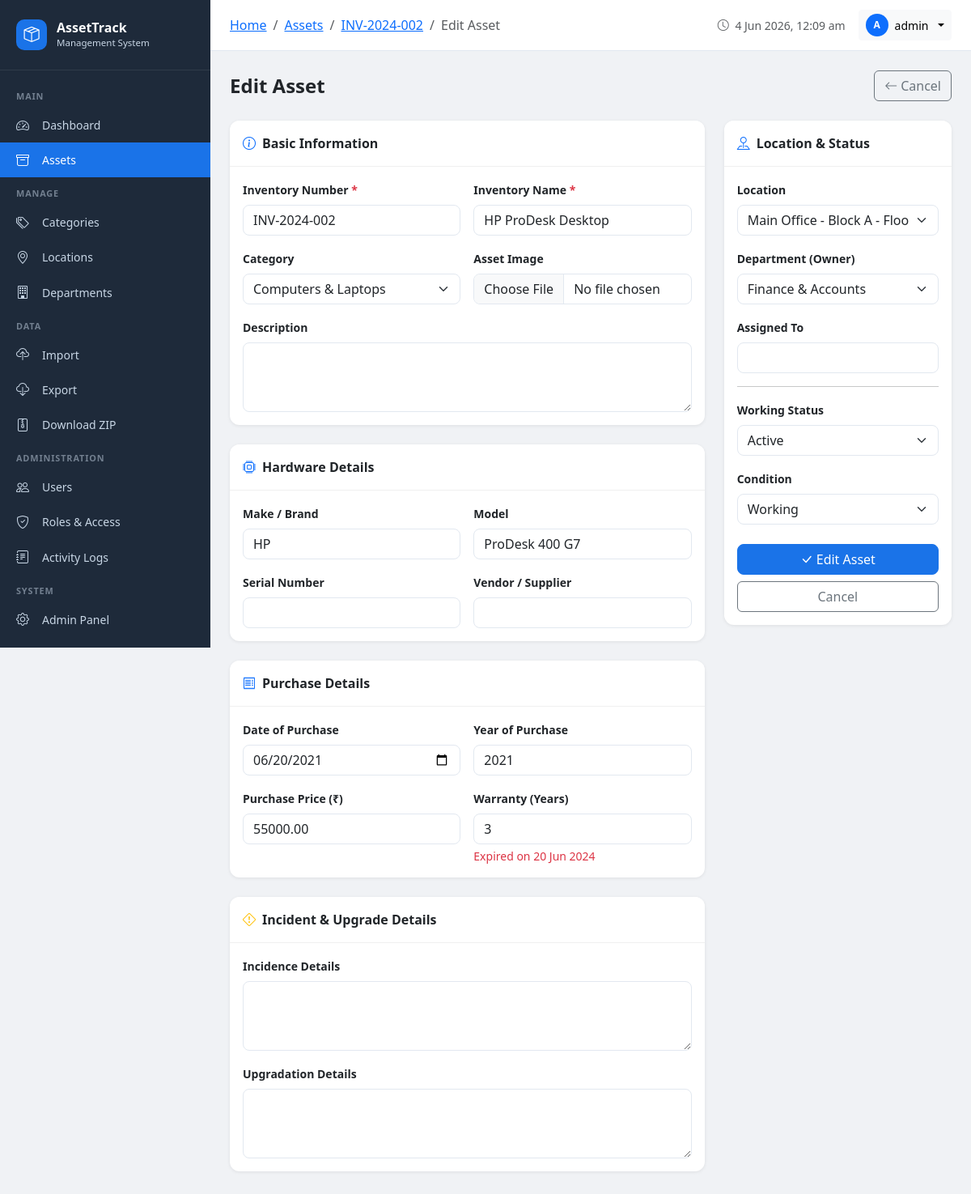
/assets/2/edit/ (signed in), run on the app's committed database.
### assets/models.py (models this page shows, shortened)
class Asset(models.Model):
    CONDITION_CHOICES = [
        ('working', 'Working'),
        ('write_off', 'Write Off'),
        ('condemned', 'Condemned'),
        ('obsolete', 'Obsolete'),
        ('disposed', 'Disposed'),
    ]
    STATUS_CHOICES = [
        ('active', 'Active'),
        ('inactive', 'Inactive'),
        ('under_repair', 'Under Repair'),
        ('in_store', 'In Store'),
        ('transferred', 'Transferred'),
    ]
    inventory_id = models.AutoField(primary_key=True)
    inventory_number = models.CharField(max_length=50, unique=True)
    inventory_name = models.CharField(max_length=200)
    category = models.ForeignKey(Category, on_delete=models.SET_NULL, null=True, blank=True, related_name='assets')
    make = models.CharField(max_length=100, blank=True)
    model = models.CharField(max_length=100, blank=True)
    serial_number = models.CharField(max_length=100, blank=True)
    date_of_purchase = models.DateField(null=True, blank=True)
    year_of_purchase = models.PositiveIntegerField(null=True, blank=True)
    purchase_price = models.DecimalField(max_digits=12, decimal_places=2, null=True, blank=True)
    vendor = models.CharField(max_length=200, blank=True)
    location = models.ForeignKey(Location, on_delete=models.SET_NULL, null=True, blank=True, related_name='assets')
    department = models.ForeignKey(Department, on_delete=models.SET_NULL, null=True, blank=True, related_name='assets')
    assigned_to = models.CharField(max_length=200, blank=True)
    working_status = models.CharField(max_length=20, choices=STATUS_CHOICES, default='active')
    condition = models.CharField(max_length=20, choices=CONDITION_CHOICES, default='working')
    warranty_years = models.PositiveIntegerField(default=0)
    incidence_details = models.TextField(blank=True)
    upgradation_details = models.TextField(blank=True)
    description = models.TextField(blank=True)
    image = models.ImageField(upload_to='assets/', null=True, blank=True)
    created_by = models.ForeignKey(User, on_delete=models.SET_NULL, null=True, related_name='created_assets')
    updated_by = models.ForeignKey(User, on_delete=models.SET_NULL, null=True, related_name='updated_assets')
    created_at = models.DateTimeField(auto_now_add=True)
    updated_at = models.DateTimeField(auto_now=True)
    class Meta:
        ordering = ['-created_at']

### assets/views.py (the view, shortened to what this page needs)
        def wrapper(request, *args, **kwargs):
            if not request.user.is_authenticated:
                from django.contrib.auth.views import redirect_to_login
                return redirect_to_login(request.get_full_path())
            if request.user.is_superuser:
                return view_func(request, *args, **kwargs)

### templates/assets/asset_form.html (shortened to what this page needs)
{% extends 'base.html' %}
{% block breadcrumb %}
<li class="breadcrumb-item"><a href="{% url 'dashboard' %}">Home</a></li>
<li class="breadcrumb-item"><a href="{% url 'asset_list' %}">Assets</a></li>
{% if asset %}<li class="breadcrumb-item"><a href="{% url 'asset_detail' asset.pk %}">{{ asset.inventory_number }}</a></li>{% endif %}
<li class="breadcrumb-item active">{{ title }}</li>
{% endblock %}
{% block content %}
<div class="d-flex align-items-center justify-content-between mb-4">
    <h4 class="fw-bold mb-0">{{ title }}</h4>
    <a href="{% if asset %}{% url 'asset_detail' asset.pk %}{% else %}{% url 'asset_list' %}{% endif %}" class="btn btn-outline-secondary">
        <i class="bi bi-arrow-left me-1"></i>Cancel
    </a>
</div>
<form method="post" enctype="multipart/form-data">
    <div class="row g-4">
        <div class="col-lg-8">
            <div class="card mb-4">
                <div class="card-header bg-white fw-semibold py-3"><i class="bi bi-info-circle me-2 text-primary"></i>Basic Information</div>
                <div class="card-body">
                    <div class="row g-3">
                        <div class="col-md-6">
                            <label class="form-label fw-semibold small">Inventory Number <span class="text-danger">*</span></label>
                            {{ form.inventory_number }}
                        </div>
                        <div class="col-md-6">
                            <label class="form-label fw-semibold small">Inventory Name <span class="text-danger">*</span></label>
                            {{ form.inventory_name }}
                        </div>
                        <div class="col-md-6">
                            <label class="form-label fw-semibold small">Category</label>
                            {{ form.category }}
                        </div>
                        <div class="col-md-6">
                            <label class="form-label fw-semibold small">Asset Image</label>
                            {{ form.image }}
                        </div>
                        <div class="col-12">
                            <label class="form-label fw-semibold small">Description</label>
                            {{ form.description }}
                        </div>
                    </div>
                </div>
            </div>
            <div class="card mb-4">
                <div class="card-header bg-white fw-semibold py-3"><i class="bi bi-cpu me-2 text-primary"></i>Hardware Details</div>
                <div class="card-body">
                    <div class="row g-3">
                        <div class="col-md-6">
                            <label class="form-label fw-semibold small">Make / Brand</label>
                            {{ form.make }}
                        </div>
                        <div class="col-md-6">
                            <label class="form-label fw-semibold small">Model</label>
                            {{ form.model }}
                        </div>
                        <div class="col-md-6">
                            <label class="form-label fw-semibold small">Serial Number</label>
                            {{ form.serial_number }}
                        </div>
                        <div class="col-md-6">
                            <label class="form-label fw-semibold small">Vendor / Supplier</label>
                            {{ form.vendor }}
                        </div>
                    </div>
                </div>
            </div>
            <div class="card mb-4">
                <div class="card-header bg-white fw-semibold py-3"><i class="bi bi-receipt me-2 text-primary"></i>Purchase Details</div>
                <div class="card-body">
                    <div class="row g-3">
                        <div class="col-md-6">
                            <label class="form-label fw-semibold small">Date of Purchase</label>
                            {{ form.date_of_purchase }}
                        </div>
                        <div class="col-md-6">
                            <label class="form-label fw-semibold small">Year of Purchase</label>
                            {{ form.year_of_purchase }}
                        </div>
                        <div class="col-md-6">
                            <label class="form-label fw-semibold small">Purchase Price (&#8377;)</label>
                            {{ form.purchase_price }}
                        </div>
                        <div class="col-md-6">
                            <label class="form-label fw-semibold small">Warranty (Years)</label>
                            {{ form.warranty_years }}
                            <div class="form-text" id="warranty-info"></div>
                        </div>
                    </div>
                </div>
            </div>
            <div class="card mb-4">
                <div class="card-header bg-white fw-semibold py-3"><i class="bi bi-exclamation-diamond me-2 text-warning"></i>Incident & Upgrade Details</div>
                <div class="card-body">
                    <div class="mb-3">
                        <label class="form-label fw-semibold small">Incidence Details</label>
                        {{ form.incidence_details }}
                    </div>
                    <div>
                        <label class="form-label fw-semibold small">Upgradation Details</label>
                        {{ form.upgradation_details }}
                    </div>
                </div>
            </div>
        </div>
        <div class="col-lg-4">
            <div class="card mb-3 position-sticky" style="top: 80px">
                <div class="card-header bg-white fw-semibold py-3"><i class="bi bi-pin-map me-2 text-primary"></i>Location & Status</div>
                <div class="card-body">
                    <div class="mb-3">
                        <label class="form-label fw-semibold small">Location</label>
                        {{ form.location }}
                    </div>
                    <div class="mb-3">
                        <label class="form-label fw-semibold small">Department (Owner)</label>
                        {{ form.department }}
                    </div>
                    <div class="mb-3">
                        <label class="form-label fw-semibold small">Assigned To</label>
                        {{ form.assigned_to }}
                    </div>
                    <hr>
                    <div class="mb-3">
                        <label class="form-label fw-semibold small">Working Status</label>
                        {{ form.working_status }}
                    </div>
                    <div class="mb-3">
                        <label class="form-label fw-semibold small">Condition</label>
                        {{ form.condition }}
                    </div>
                    <div class="d-grid gap-2 mt-4">
                        <button type="submit" class="btn btn-primary">
                            <i class="bi bi-check-lg me-1"></i>{{ title }}
                        </button>
                        <a href="{% if asset %}{% url 'asset_detail' asset.pk %}{% else %}{% url 'asset_list' %}{% endif %}" class="btn btn-outline-secondary">Cancel</a>
                    </div>
                </div>
            </div>
        </div>
    </div>
</form>
{% endblock %}

### templates/base.html (shortened to what this page needs)
<!DOCTYPE html>
<html lang="en">
<head>
    <link href="https://cdn.jsdelivr.net/npm/bootstrap@5.3.2/dist/css/bootstrap.min.css" rel="stylesheet">
    <link href="https://cdn.jsdelivr.net/npm/bootstrap-icons@1.11.3/font/bootstrap-icons.min.css" rel="stylesheet">
</head>
<body>
{% if user.is_authenticated %}
<div class="sidebar" id="sidebar">
    <div class="sidebar-brand">
        <div class="sidebar-brand-icon"><i class="bi bi-box-seam"></i></div>
        <div>
            <div class="sidebar-brand-text">AssetTrack</div>
            <div class="sidebar-brand-sub">Management System</div>
        </div>
    </div>
    <nav class="sidebar-nav">
        <div class="nav-section-title">Main</div>
        <a href="{% url 'dashboard' %}" class="nav-link {% if request.resolver_match.url_name == 'dashboard' %}active{% endif %}">
            <i class="bi bi-speedometer2"></i> Dashboard
        </a>
        <a href="{% url 'asset_list' %}" class="nav-link {% if 'asset' in request.resolver_match.url_name %}active{% endif %}">
            <i class="bi bi-archive"></i> Assets
        </a>
        <div class="nav-section-title">Manage</div>
        <a href="{% url 'category_list' %}" class="nav-link {% if 'category' in request.resolver_match.url_name %}active{% endif %}">
            <i class="bi bi-tags"></i> Categories
        </a>
        <a href="{% url 'location_list' %}" class="nav-link {% if 'location' in request.resolver_match.url_name %}active{% endif %}">
            <i class="bi bi-geo-alt"></i> Locations
        </a>
        <a href="{% url 'department_list' %}" class="nav-link {% if 'department' in request.resolver_match.url_name %}active{% endif %}">
            <i class="bi bi-building"></i> Departments
        </a>
        {% if user.is_superuser or user.profile.role.can_import_export %}
        <div class="nav-section-title">Data</div>
        <a href="{% url 'import_assets' %}" class="nav-link {% if request.resolver_match.url_name == 'import_assets' %}active{% endif %}">
            <i class="bi bi-cloud-upload"></i> Import
        </a>
        <a href="{% url 'export_assets' %}" class="nav-link">
            <i class="bi bi-cloud-download"></i> Export
        </a>
        <a href="{% url 'download_zip' %}" class="nav-link {% if request.resolver_match.url_name == 'download_zip' %}active{% endif %}">
            <i class="bi bi-file-zip"></i> Download ZIP
        </a>
        {% endif %}
        {% if user.is_superuser or user.profile.role.can_manage_users %}
        <div class="nav-section-title">Administration</div>
        <a href="{% url 'user_list' %}" class="nav-link {% if 'user' in request.resolver_match.url_name %}active{% endif %}">
            <i class="bi bi-people"></i> Users
        </a>
        <a href="{% url 'role_list' %}" class="nav-link {% if 'role' in request.resolver_match.url_name %}active{% endif %}">
            <i class="bi bi-shield-check"></i> Roles & Access
        </a>
        {% endif %}
        {% if user.is_superuser or user.profile.role.can_view_logs %}
        <a href="{% url 'activity_log_list' %}" class="nav-link {% if request.resolver_match.url_name == 'activity_log_list' %}active{% endif %}">
            <i class="bi bi-journal-text"></i> Activity Logs
        </a>
        {% endif %}
        {% if user.is_superuser %}
        <div class="nav-section-title">System</div>
        <a href="/admin/" class="nav-link" target="_blank">
            <i class="bi bi-gear"></i> Admin Panel
        </a>
        {% endif %}
    </nav>
</div>
<div class="main-content">
    <div class="topbar">
        <div class="topbar-left">
            <nav aria-label="breadcrumb" class="d-none d-md-block">
                <ol class="breadcrumb mb-0 small">
                    {% block breadcrumb %}{% endblock %}
                </ol>
            </nav>
        </div>
        <div class="d-flex align-items-center gap-3">
            <span class="text-muted small d-none d-sm-inline">
                <i class="bi bi-clock me-1"></i>
                <span id="current-time"></span>
            </span>
            <div class="dropdown">
                <button class="btn btn-light btn-sm dropdown-toggle d-flex align-items-center gap-2" data-bs-toggle="dropdown">
                    {% if user.profile.avatar %}
                    <img src="{{ user.profile.avatar.url }}" class="rounded-circle" width="28" height="28" style="object-fit:cover">
                    {% else %}
                    <div class="rounded-circle bg-primary d-flex align-items-center justify-content-center text-white" style="width:28px;height:28px;font-size:0.75rem;font-weight:700">
                        {{ user.username|first|upper }}
                    </div>
                    {% endif %}
                    <span class="d-none d-sm-inline">{{ user.get_full_name|default:user.username }}</span>
                </button>
            </div>
        </div>
    </div>
    <div class="page-content">
        {% block content %}{% endblock %}
    </div>
</div>
{% else %}
{% block auth_content %}{% endblock %}
{% endif %}
</body>
</html>

### data on the page
Asset: inventory_number "INV-2024-002", inventory_name "HP ProDesk Desktop", category "Computers & Laptops", make "HP", model "ProDesk 400 G7", date_of_purchase "06/20/2021", year_of_purchase "2021", purchase_price "55000.00", warranty_years "3", location "Main Office - Block A - Floor 1 - Room 101", department "Finance & Accounts", working_status "Active", condition "Working"

### other printed values
{{ title }} "Edit Asset"
{{ user.username|first|upper }} "A"
{{ user.get_full_name|default:user.username }} "admin"
